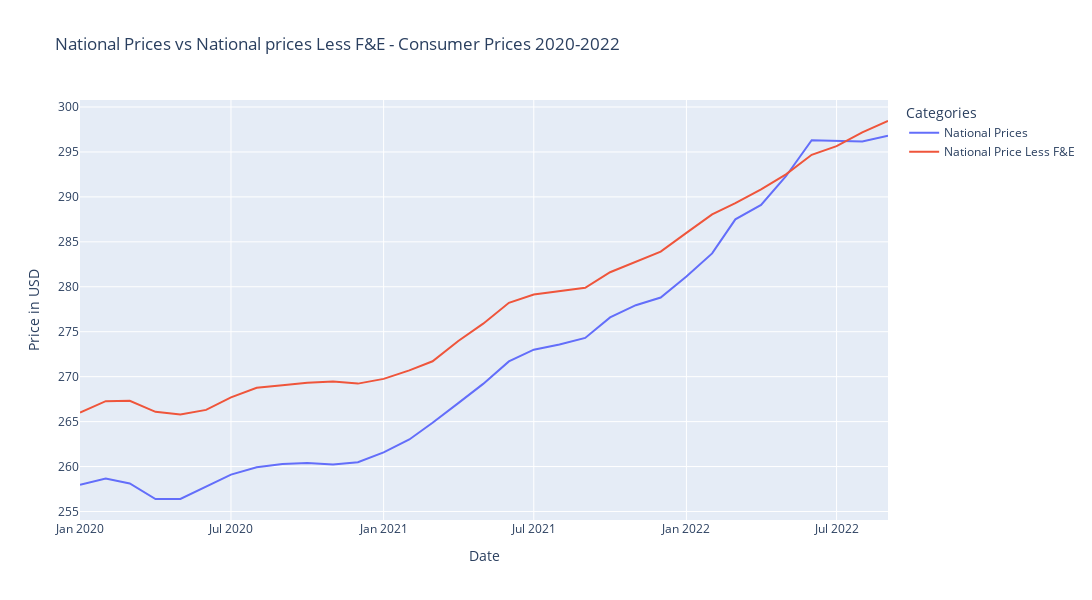

The notebook cell this image was saved under:
### Code cell
px.line(national_2020s_df, 
        labels={'value': 'Price in USD', 'variable': 'Categories'}, 
        title="National Prices vs National prices Less F&E - Consumer Prices 2020-2022",
       width=1300, height=600)

### Figure 1 — Plotly figure (JSON) as saved in the notebook; plotly's stock layout.template omitted (floating-point values rounded to 4 significant figures)
{"data": [{"hovertemplate": "Categories=National Prices<br>Date=%{x}<br>Price in USD=%{y}<extra></extra>", "legendgroup": "National Prices", "line": {"color": "#636efa", "dash": "solid"}, "marker": {"symbol": "circle"}, "mode": "lines", "name": "National Prices", "orientation": "v", "showlegend": true, "type": "scatter", "x": ["2020-01-01T00:00:00", "2020-02-01T00:00:00", "2020-03-01T00:00:00", "2020-04-01T00:00:00", "2020-05-01T00:00:00", "2020-06-01T00:00:00", "2020-07-01T00:00:00", "2020-08-01T00:00:00", "2020-09-01T00:00:00", "2020-10-01T00:00:00", "2020-11-01T00:00:00", "2020-12-01T00:00:00", "2021-01-01T00:00:00", "2021-02-01T00:00:00", "2021-03-01T00:00:00", "2021-04-01T00:00:00", "2021-05-01T00:00:00", "2021-06-01T00:00:00", "2021-07-01T00:00:00", "2021-08-01T00:00:00", "2021-09-01T00:00:00", "2021-10-01T00:00:00", "2021-11-01T00:00:00", "2021-12-01T00:00:00", "2022-01-01T00:00:00", "2022-02-01T00:00:00", "2022-03-01T00:00:00", "2022-04-01T00:00:00", "2022-05-01T00:00:00", "2022-06-01T00:00:00", "2022-07-01T00:00:00", "2022-08-01T00:00:00", "2022-09-01T00:00:00"], "xaxis": "x", "y": [258.0, 258.7, 258.1, 256.4, 256.4, 257.8, 259.1, 259.9, 260.3, 260.4, 260.2, 260.5, 261.6, 263.0, 264.9, 267.1, 269.2, 271.7, 273.0, 273.6, 274.3, 276.6, 277.9, 278.8, 281.1, 283.7, 287.5, 289.1, 292.3, 296.3, 296.3, 296.2, 296.8], "yaxis": "y"}, {"hovertemplate": "Categories=National Price Less F&E<br>Date=%{x}<br>Price in USD=%{y}<extra></extra>", "legendgroup": "National Price Less F&E", "line": {"color": "#EF553B", "dash": "solid"}, "marker": {"symbol": "circle"}, "mode": "lines", "name": "National Price Less F&E", "orientation": "v", "showlegend": true, "type": "scatter", "x": ["2020-01-01T00:00:00", "2020-02-01T00:00:00", "2020-03-01T00:00:00", "2020-04-01T00:00:00", "2020-05-01T00:00:00", "2020-06-01T00:00:00", "2020-07-01T00:00:00", "2020-08-01T00:00:00", "2020-09-01T00:00:00", "2020-10-01T00:00:00", "2020-11-01T00:00:00", "2020-12-01T00:00:00", "2021-01-01T00:00:00", "2021-02-01T00:00:00", "2021-03-01T00:00:00", "2021-04-01T00:00:00", "2021-05-01T00:00:00", "2021-06-01T00:00:00", "2021-07-01T00:00:00", "2021-08-01T00:00:00", "2021-09-01T00:00:00", "2021-10-01T00:00:00", "2021-11-01T00:00:00", "2021-12-01T00:00:00", "2022-01-01T00:00:00", "2022-02-01T00:00:00", "2022-03-01T00:00:00", "2022-04-01T00:00:00", "2022-05-01T00:00:00", "2022-06-01T00:00:00", "2022-07-01T00:00:00", "2022-08-01T00:00:00", "2022-09-01T00:00:00"], "xaxis": "x", "y": [266.0, 267.3, 267.3, 266.1, 265.8, 266.3, 267.7, 268.8, 269.1, 269.3, 269.5, 269.2, 269.8, 270.7, 271.7, 274.0, 275.9, 278.2, 279.1, 279.5, 279.9, 281.6, 282.8, 283.9, 286.0, 288.1, 289.3, 290.8, 292.5, 294.7, 295.6, 297.2, 298.4], "yaxis": "y"}], "layout": {"height": 600, "legend": {"title": {"text": "Categories"}, "tracegroupgap": 0}, "title": {"text": "National Prices vs National prices Less F&E - Consumer Prices 2020-2022"}, "width": 1300, "xaxis": {"anchor": "y", "autorange": true, "domain": [0, 1], "range": ["2020-01-01", "2022-09-01"], "title": {"text": "Date"}, "type": "date"}, "yaxis": {"anchor": "x", "autorange": true, "domain": [0, 1], "range": [254.1, 300.8], "title": {"text": "Price in USD"}, "type": "linear"}}}
